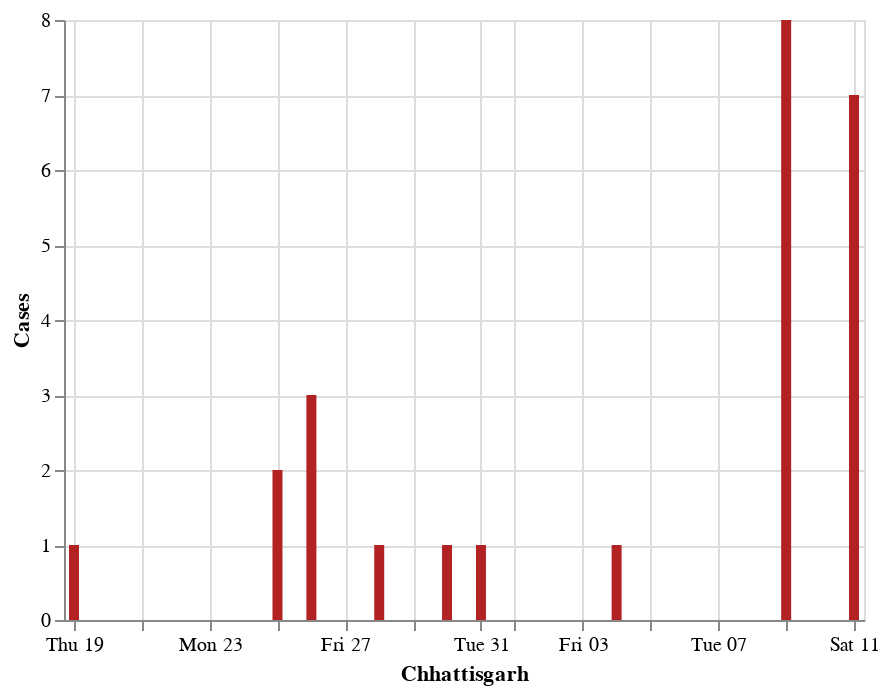

Here is the notebook cell this chart was saved with:
### Code cell
#hide_input

wb_df=graph_df.query("detected_state == 'Chhattisgarh'").reset_index()
wb_df=wb_df[["diagnosed_date",0]]
wb_df.rename(columns={0:'Cases'},inplace=True)
wb_df=wb_df.groupby("diagnosed_date").sum().reset_index()
#wb_df
alt.Chart(wb_df).mark_bar(color='firebrick').encode(
    alt.X('diagnosed_date', title='Chhattisgarh'),
    alt.Y('sum(Cases)', title='Cases')
).interactive()

### Figure 1 — Vega-Lite specification as saved in the notebook (floating-point values rounded to 4 significant figures)
{"config": {"view": {"continuousWidth": 400, "continuousHeight": 300}}, "data": {"name": "data-27e7e4726c0573e959abcb23201467c1"}, "mark": {"type": "bar", "color": "firebrick"}, "encoding": {"x": {"type": "temporal", "field": "diagnosed_date", "title": "Chhattisgarh"}, "y": {"type": "quantitative", "aggregate": "sum", "field": "Cases", "title": "Cases"}}, "selection": {"selector006": {"type": "interval", "bind": "scales", "encodings": ["x", "y"]}}, "$schema": "https://vega.github.io/schema/vega-lite/v4.8.1.json", "datasets": {"data-27e7e4726c0573e959abcb23201467c1": [{"diagnosed_date": "2020-03-19T00:00:00", "Cases": 1}, {"diagnosed_date": "2020-03-25T00:00:00", "Cases": 2}, {"diagnosed_date": "2020-03-26T00:00:00", "Cases": 3}, {"diagnosed_date": "2020-03-28T00:00:00", "Cases": 1}, {"diagnosed_date": "2020-03-30T00:00:00", "Cases": 1}, {"diagnosed_date": "2020-03-31T00:00:00", "Cases": 1}, {"diagnosed_date": "2020-04-04T00:00:00", "Cases": 1}, {"diagnosed_date": "2020-04-09T00:00:00", "Cases": 8}, {"diagnosed_date": "2020-04-11T00:00:00", "Cases": 7}]}}
